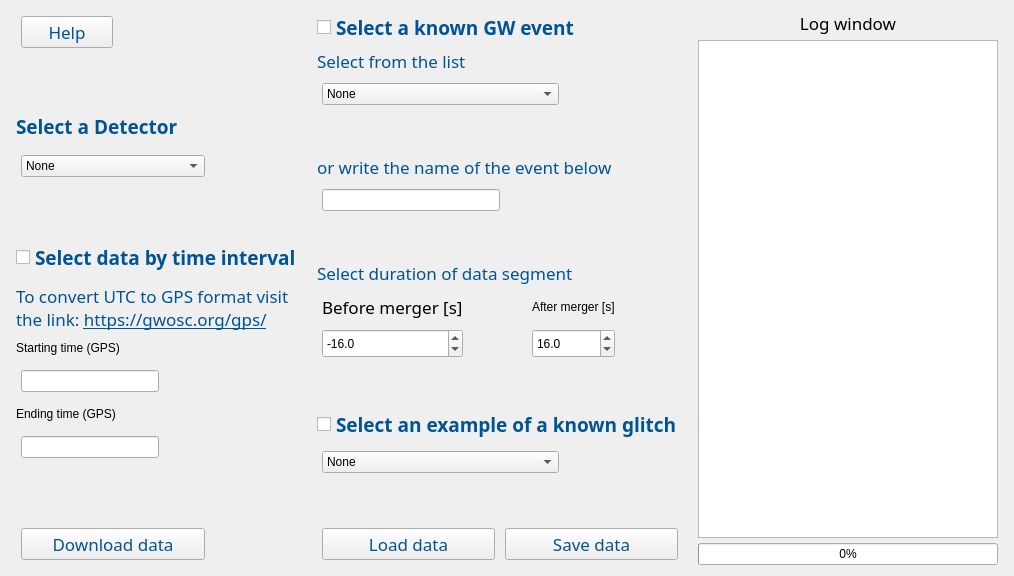
      <widget class="QWidget" name="tab">
       <attribute name="title">
        <string>Get Data</string>
       </attribute>
       <layout class="QGridLayout" name="gridLayout_3">
        <item row="0" column="0">
         <layout class="QHBoxLayout" name="horizontalLayout" stretch="1,1,1">
          <property name="spacing">
           <number>5</number>
          </property>
          <property name="leftMargin">
           <number>0</number>
          </property>
          <property name="topMargin">
           <number>0</number>
          </property>
          <property name="rightMargin">
           <number>0</number>
          </property>
          <property name="bottomMargin">
           <number>0</number>
          </property>
          <item>
           <layout class="QVBoxLayout" name="verticalLayout_3" stretch="0,0,0,0,0,0,0,0,0,0,0,0,0">
            <property name="spacing">
             <number>10</number>
            </property>
            <property name="sizeConstraint">
             <enum>QLayout::SizeConstraint::SetDefaultConstraint</enum>
            </property>
            <property name="leftMargin">
             <number>5</number>
            </property>
            <property name="rightMargin">
             <number>5</number>
            </property>
            <item>
             <layout class="QHBoxLayout" name="horizontalLayout_5" stretch="1,2">
              <property name="spacing">
               <number>5</number>
              </property>
              <property name="leftMargin">
               <number>5</number>
              </property>
              <property name="topMargin">
               <number>5</number>
              </property>
              <property name="rightMargin">
               <number>5</number>
              </property>
              <property name="bottomMargin">
               <number>5</number>
              </property>
              <item>
               <widget class="QPushButton" name="helpButton1">
                <property name="font">
                 <font>
                  <family>Montserrat</family>
                  <pointsize>13</pointsize>
                  <bold>false</bold>
                 </font>
                </property>
                <property name="styleSheet">
                 <string notr="true">color:rgb(0, 84, 147);</string>
                </property>
                <property name="text">
                 <string>Help</string>
                </property>
               </widget>
              </item>
              <item>
               <spacer name="horizontalSpacer">
                <property name="orientation">
                 <enum>Qt::Orientation::Horizontal</enum>
                </property>
                <property name="sizeHint" stdset="0">
                 <size>
                  <width>40</width>
                  <height>20</height>
                 </size>
                </property>
               </spacer>
              </item>
             </layout>
            </item>
            <item>
             <spacer name="verticalSpacer_4">
              <property name="orientation">
               <enum>Qt::Orientation::Vertical</enum>
              </property>
              <property name="sizeHint" stdset="0">
               <size>
                <width>20</width>
                <height>40</height>
               </size>
              </property>
             </spacer>
            </item>
            <item>
             <widget class="QLabel" name="label">
              <property name="font">
               <font>
                <family>Montserrat</family>
                <pointsize>14</pointsize>
                <bold>true</bold>
               </font>
              </property>
              <property name="text">
               <string>&lt;html&gt;&lt;head/&gt;&lt;body&gt;&lt;p&gt;&lt;span style=&quot; color:#005493;&quot;&gt;Select a Detector&lt;/span&gt;&lt;/p&gt;&lt;/body&gt;&lt;/html&gt;</string>
              </property>
             </widget>
            </item>
            <item>
             <layout class="QHBoxLayout" name="horizontalLayout_16" stretch="2,1">
              <property name="leftMargin">
               <number>5</number>
              </property>
              <property name="topMargin">
               <number>5</number>
              </property>
              <property name="rightMargin">
               <number>5</number>
              </property>
              <property name="bottomMargin">
               <number>5</number>
              </property>
              <item>
               <widget class="QComboBox" name="comboBox">
                <item>
                 <property name="text">
                  <string>None</string>
                 </property>
                </item>
                <item>
                 <property name="text">
                  <string>LIGO-Hanford</string>
                 </property>
                </item>
                <item>
                 <property name="text">
                  <string>LIGO-Livingston</string>
                 </property>
                </item>
                <item>
                 <property name="text">
                  <string>Virgo</string>
                 </property>
                </item>
                <item>
                 <property name="text">
                  <string>KAGRA</string>
                 </property>
                </item>
               </widget>
              </item>
              <item>
               <spacer name="horizontalSpacer_2">
                <property name="orientation">
                 <enum>Qt::Orientation::Horizontal</enum>
                </property>
                <property name="sizeHint" stdset="0">
                 <size>
                  <width>40</width>
                  <height>20</height>
                 </size>
                </property>
               </spacer>
              </item>
             </layout>
            </item>
            <item>
             <spacer name="verticalSpacer_3">
              <property name="orientation">
               <enum>Qt::Orientation::Vertical</enum>
              </property>
              <property name="sizeHint" stdset="0">
               <size>
                <width>20</width>
                <height>40</height>
               </size>
              </property>
             </spacer>
            </item>
            <item>
             <widget class="QCheckBox" name="checkBox_GW_TimeInterval">
              <property name="font">
               <font>
                <family>Montserrat</family>
                <pointsize>14</pointsize>
                <bold>true</bold>
               </font>
              </property>
              <property name="toolTip">
               <string>&lt;html&gt;&lt;head/&gt;&lt;body&gt;&lt;p&gt;&lt;span style=&quot; font-size:15px;&quot;&gt;Select this option to download data by specifying a GPS time interval.&lt;/span&gt;&lt;/p&gt;&lt;/body&gt;&lt;/html&gt;</string>
              </property>
              <property name="styleSheet">
               <string notr="true">color: #005493</string>
              </property>
              <property name="text">
               <string>Select data by time interval</string>
              </property>
             </widget>
            </item>
            <item>
             <widget class="QLabel" name="label_8">
              <property name="font">
               <font>
                <family>Montserrat</family>
                <pointsize>13</pointsize>
               </font>
              </property>
              <property name="styleSheet">
               <string notr="true">QLabel {
    color: #005493;  /* Blue color when enabled */
}
QLabel:disabled {
    color: #A0A0A0;  /* Grey color when disabled */
}
QLabel:disabled a {
    color: #A0A0A0;  /* Grey color for links when disabled */
}</string>
              </property>
              <property name="text">
               <string>&lt;html&gt;&lt;head/&gt;&lt;body&gt;&lt;p&gt;To convert UTC to GPS format visit the link: &lt;a href=&quot;https://gwosc.org/gps/&quot;&gt;&lt;span style=&quot; text-decoration: underline; color:#005493;&quot;&gt;https://gwosc.org/gps/&lt;/span&gt;&lt;/a&gt;&lt;/p&gt;&lt;/body&gt;&lt;/html&gt;</string>
              </property>
              <property name="wordWrap">
               <bool>true</bool>
              </property>
             </widget>
            </item>
            <item>
             <widget class="QLabel" name="label_2">
              <property name="text">
               <string>Starting time (GPS)</string>
              </property>
             </widget>
            </item>
            <item>
             <layout class="QHBoxLayout" name="horizontalLayout_17">
              <property name="spacing">
               <number>6</number>
              </property>
              <property name="leftMargin">
               <number>5</number>
              </property>
              <property name="topMargin">
               <number>5</number>
              </property>
              <property name="rightMargin">
               <number>5</number>
              </property>
              <property name="bottomMargin">
               <number>5</number>
              </property>
              <item>
               <widget class="QLineEdit" name="GPSstart"/>
              </item>
              <item>
               <spacer name="horizontalSpacer_6">
                <property name="orientation">
                 <enum>Qt::Orientation::Horizontal</enum>
                </property>
                <property name="sizeHint" stdset="0">
                 <size>
                  <width>40</width>
                  <height>20</height>
                 </size>
                </property>
               </spacer>
              </item>
             </layout>
            </item>
            <item>
             <widget class="QLabel" name="label_3">
              <property name="text">
               <string>Ending time (GPS)</string>
              </property>
             </widget>
            </item>
            <item>
             <layout class="QHBoxLayout" name="horizontalLayout_18">
              <property name="leftMargin">
               <number>5</number>
              </property>
              <property name="topMargin">
               <number>5</number>
              </property>
              <property name="rightMargin">
               <number>5</number>
              </property>
              <property name="bottomMargin">
               <number>5</number>
              </property>
              <item>
               <widget class="QLineEdit" name="GPSend"/>
              </item>
              <item>
               <spacer name="horizontalSpacer_11">
                <property name="orientation">
                 <enum>Qt::Orientation::Horizontal</enum>
                </property>
                <property name="sizeHint" stdset="0">
                 <size>
                  <width>40</width>
                  <height>20</height>
                 </size>
                </property>
               </spacer>
              </item>
             </layout>
            </item>
            <item>
             <spacer name="verticalSpacer">
              <property name="orientation">
               <enum>Qt::Orientation::Vertical</enum>
              </property>
              <property name="sizeHint" stdset="0">
               <size>
                <width>20</width>
                <height>40</height>
               </size>
              </property>
             </spacer>
            </item>
            <item>
             <layout class="QHBoxLayout" name="horizontalLayout_19" stretch="2,1">
              <property name="spacing">
               <number>10</number>
              </property>
              <property name="leftMargin">
               <number>5</number>
              </property>
              <property name="topMargin">
               <number>5</number>
              </property>
              <property name="rightMargin">
               <number>5</number>
              </property>
              <property name="bottomMargin">
               <number>5</number>
              </property>
              <item>
               <widget class="QPushButton" name="pushButton">
                <property name="maximumSize">
                 <size>
                  <width>16777215</width>
                  <height>32</height>
                 </size>
                </property>
                <property name="font">
                 <font>
                  <family>Montserrat</family>
                  <pointsize>13</pointsize>
                 </font>
                </property>
                <property name="toolTip">
                 <string>&lt;html&gt;&lt;head/&gt;&lt;body&gt;&lt;p&gt;&lt;span style=&quot; font-size:15px;&quot;&gt;Download the data and save them in memory for later plotting (no file will be saved in your PC yet).&lt;/span&gt;&lt;/p&gt;&lt;/body&gt;&lt;/html&gt;</string>
                </property>
                <property name="styleSheet">
                 <string notr="true">color:rgb(0, 84, 147);</string>
                </property>
                <property name="text">
                 <string>Download data</string>
                </property>
               </widget>
              </item>
              <item>
               <spacer name="horizontalSpacer_13">
                <property name="orientation">
                 <enum>Qt::Orientation::Horizontal</enum>
                </property>
                <property name="sizeHint" stdset="0">
                 <size>
                  <width>40</width>
                  <height>20</height>
                 </size>
                </property>
               </spacer>
              </item>
             </layout>
            </item>
           </layout>
          </item>
          <item>
           <layout class="QVBoxLayout" name="verticalLayout_2" stretch="0,0,0,0,0,0,0,0,0,0,0,0,0,0">
            <property name="spacing">
             <number>5</number>
            </property>
            <property name="leftMargin">
             <number>5</number>
            </property>
            <property name="rightMargin">
             <number>5</number>
            </property>
            <item>
             <widget class="QCheckBox" name="checkBox_knownGW">
              <property name="font">
               <font>
                <family>Montserrat</family>
                <pointsize>14</pointsize>
                <bold>true</bold>
               </font>
              </property>
              <property name="toolTip">
               <string>&lt;html&gt;&lt;head/&gt;&lt;body&gt;&lt;p&gt;&lt;span style=&quot; font-size:15px;&quot;&gt;Select this option to download data by specifying the event name.&lt;/span&gt;&lt;/p&gt;&lt;/body&gt;&lt;/html&gt;</string>
              </property>
              <property name="styleSheet">
               <string notr="true">color: #005493</string>
              </property>
              <property name="text">
               <string>Select a known GW event</string>
              </property>
             </widget>
            </item>
            <item>
             <widget class="QLabel" name="label_17">
              <property name="font">
               <font>
                <family>Montserrat</family>
                <pointsize>13</pointsize>
               </font>
              </property>
              <property name="styleSheet">
               <string notr="true">QLabel {
    color: #005493;  /* Blue color when enabled */
}
QLabel:disabled {
    color: #A0A0A0;  /* Grey color when disabled */
}</string>
              </property>
              <property name="text">
               <string>Select from the list</string>
              </property>
             </widget>
            </item>
            <item>
             <layout class="QHBoxLayout" name="horizontalLayout_20" stretch="2,1">
              <property name="spacing">
               <number>10</number>
              </property>
              <property name="leftMargin">
               <number>5</number>
              </property>
              <property name="topMargin">
               <number>5</number>
              </property>
              <property name="rightMargin">
               <number>5</number>
              </property>
              <property name="bottomMargin">
               <number>5</number>
              </property>
              <item>
               <widget class="QComboBox" name="comboBox_2">
                <property name="toolTip">
                 <string>&lt;html&gt;&lt;head/&gt;&lt;body&gt;&lt;p&gt;&lt;span style=&quot;font-size: 15px;&quot;&gt;Note that when you select an event from this list the selection via time interval will not be possible.&lt;/span&gt;&lt;/p&gt;&lt;/body&gt;&lt;/html&gt;</string>
                </property>
                <item>
                 <property name="text">
                  <string>None</string>
                 </property>
                </item>
               </widget>
              </item>
              <item>
               <spacer name="horizontalSpacer_14">
                <property name="orientation">
                 <enum>Qt::Orientation::Horizontal</enum>
                </property>
                <property name="sizeHint" stdset="0">
                 <size>
                  <width>40</width>
                  <height>20</height>
                 </size>
                </property>
               </spacer>
              </item>
             </layout>
            </item>
            <item>
             <spacer name="verticalSpacer_7">
              <property name="orientation">
               <enum>Qt::Orientation::Vertical</enum>
              </property>
              <property name="sizeHint" stdset="0">
               <size>
                <width>20</width>
                <height>40</height>
               </size>
              </property>
             </spacer>
            </item>
            <item>
             <widget class="QLabel" name="label_18">
              <property name="font">
               <font>
                <family>Montserrat</family>
                <pointsize>13</pointsize>
               </font>
              </property>
              <property name="styleSheet">
               <string notr="true">QLabel {
    color: #005493;  /* Blue color when enabled */
}
QLabel:disabled {
    color: #A0A0A0;  /* Grey color when disabled */
}</string>
              </property>
              <property name="text">
               <string>or write the name of the event below</string>
              </property>
             </widget>
            </item>
            <item>
             <layout class="QHBoxLayout" name="horizontalLayout_21">
              <property name="spacing">
               <number>10</number>
              </property>
              <property name="leftMargin">
               <number>5</number>
              </property>
              <property name="topMargin">
               <number>5</number>
              </property>
              <property name="rightMargin">
               <number>5</number>
              </property>
              <property name="bottomMargin">
               <number>5</number>
              </property>
              <item>
               <widget class="QLineEdit" name="EventNameTab3_2"/>
              </item>
              <item>
               <spacer name="horizontalSpacer_15">
                <property name="orientation">
                 <enum>Qt::Orientation::Horizontal</enum>
                </property>
                <property name="sizeHint" stdset="0">
                 <size>
                  <width>40</width>
                  <height>20</height>
                 </size>
                </property>
               </spacer>
              </item>
             </layout>
            </item>
            <item>
             <spacer name="verticalSpacer_6">
              <property name="orientation">
               <enum>Qt::Orientation::Vertical</enum>
              </property>
              <property name="sizeHint" stdset="0">
               <size>
                <width>20</width>
                <height>40</height>
               </size>
              </property>
             </spacer>
            </item>
            <item>
             <widget class="QLabel" name="label_14">
              <property name="font">
               <font>
                <family>Montserrat</family>
                <pointsize>13</pointsize>
               </font>
              </property>
              <property name="styleSheet">
               <string notr="true">QLabel {
    color: #005493;  /* Blue color when enabled */
}
QLabel:disabled {
    color: #A0A0A0;  /* Grey color when disabled */
}</string>
              </property>
              <property name="text">
               <string>Select duration of data segment</string>
              </property>
             </widget>
            </item>
            <item>
             <layout class="QGridLayout" name="gridLayout" rowstretch="1,1" columnstretch="0,1,0,1">
              <property name="leftMargin">
               <number>5</number>
              </property>
              <property name="topMargin">
               <number>5</number>
              </property>
              <property name="rightMargin">
               <number>5</number>
              </property>
              <property name="bottomMargin">
               <number>5</number>
              </property>
              <property name="horizontalSpacing">
               <number>5</number>
              </property>
              <property name="verticalSpacing">
               <number>10</number>
              </property>
              <item row="0" column="1">
               <spacer name="horizontalSpacer_17">
                <property name="orientation">
                 <enum>Qt::Orientation::Horizontal</enum>
                </property>
                <property name="sizeHint" stdset="0">
                 <size>
                  <width>40</width>
                  <height>20</height>
                 </size>
                </property>
               </spacer>
              </item>
              <item row="1" column="1">
               <spacer name="horizontalSpacer_16">
                <property name="orientation">
                 <enum>Qt::Orientation::Horizontal</enum>
                </property>
                <property name="sizeHint" stdset="0">
                 <size>
                  <width>40</width>
                  <height>20</height>
                 </size>
                </property>
               </spacer>
              </item>
              <item row="0" column="2">
               <widget class="QLabel" name="label_16">
                <property name="text">
                 <string>After merger [s]</string>
                </property>
                <property name="wordWrap">
                 <bool>true</bool>
                </property>
               </widget>
              </item>
              <item row="0" column="0">
               <widget class="QLabel" name="label_15">
                <property name="font">
                 <font>
                  <family>Montserrat</family>
                  <pointsize>13</pointsize>
                 </font>
                </property>
                <property name="text">
                 <string>Before merger [s]</string>
                </property>
                <property name="wordWrap">
                 <bool>true</bool>
                </property>
               </widget>
              </item>
              <item row="1" column="0">
               <widget class="QDoubleSpinBox" name="doubleSpinBox">
                <property name="minimumSize">
                 <size>
                  <width>0</width>
                  <height>29</height>
                 </size>
                </property>
                <property name="locale">
                 <locale language="English" country="UnitedStates"/>
                </property>
                <property name="decimals">
                 <number>1</number>
                </property>
                <property name="minimum">
                 <double>-100.000000000000000</double>
                </property>
                <property name="singleStep">
                 <double>0.100000000000000</double>
                </property>
                <property name="value">
                 <double>-16.000000000000000</double>
                </property>
               </widget>
              </item>
              <item row="0" column="3">
               <spacer name="horizontalSpacer_19">
                <property name="orientation">
                 <enum>Qt::Orientation::Horizontal</enum>
                </property>
                <property name="sizeHint" stdset="0">
                 <size>
                  <width>40</width>
                  <height>20</height>
                 </size>
                </property>
               </spacer>
              </item>
              <item row="1" column="3">
               <spacer name="horizontalSpacer_20">
                <property name="orientation">
                 <enum>Qt::Orientation::Horizontal</enum>
                </property>
                <property name="sizeHint" stdset="0">
                 <size>
                  <width>40</width>
                  <height>20</height>
                 </size>
                </property>
               </spacer>
              </item>
              <item row="1" column="2">
               <widget class="QDoubleSpinBox" name="doubleSpinBox_2">
                <property name="minimumSize">
                 <size>
                  <width>0</width>
                  <height>29</height>
                 </size>
                </property>
                <property name="locale">
                 <locale language="English" country="UnitedStates"/>
                </property>
                <property name="decimals">
                 <number>1</number>
                </property>
                <property name="minimum">
                 <double>0.000000000000000</double>
                </property>
                <property name="singleStep">
                 <double>0.100000000000000</double>
                </property>
                <property name="value">
                 <double>16.000000000000000</double>
                </property>
               </widget>
              </item>
             </layout>
            </item>
            <item>
             <spacer name="verticalSpacer_5">
              <property name="orientation">
               <enum>Qt::Orientation::Vertical</enum>
              </property>
              <property name="sizeHint" stdset="0">
               <size>
                <width>20</width>
                <height>40</height>
               </size>
              </property>
             </spacer>
            </item>
            <item>
             <widget class="QCheckBox" name="checkBox_knownGlitch">
              <property name="font">
               <font>
                <family>Montserrat</family>
                <pointsize>14</pointsize>
                <bold>true</bold>
               </font>
              </property>
              <property name="toolTip">
               <string>&lt;html&gt;&lt;head/&gt;&lt;body&gt;&lt;p&gt;&lt;span style=&quot; font-size:15px;&quot;&gt;Select this option to download data for a known glitch.&lt;/span&gt;&lt;/p&gt;&lt;/body&gt;&lt;/html&gt;</string>
              </property>
              <property name="styleSheet">
               <string notr="true">color: #005493</string>
              </property>
              <property name="text">
               <string>Select an example of a known glitch</string>
              </property>
             </widget>
            </item>
            <item>
             <layout class="QHBoxLayout" name="horizontalLayout_3" stretch="2,1">
              <property name="leftMargin">
               <number>5</number>
              </property>
              <property name="topMargin">
               <number>5</number>
              </property>
              <property name="rightMargin">
               <number>5</number>
              </property>
              <property name="bottomMargin">
               <number>5</number>
              </property>
              <item>
               <widget class="QComboBox" name="comboBox_3">
                <item>
                 <property name="text">
                  <string>None</string>
                 </property>
                </item>
                <item>
                 <property name="text">
                  <string>Blip</string>
                 </property>
                </item>
               </widget>
              </item>
              <item>
               <spacer name="horizontalSpacer_18">
                <property name="orientation">
                 <enum>Qt::Orientation::Horizontal</enum>
                </property>
                <property name="sizeHint" stdset="0">
                 <size>
                  <width>40</width>
                  <height>20</height>
                 </size>
                </property>
               </spacer>
              </item>
             </layout>
            </item>
            <item>
             <spacer name="verticalSpacer_2">
              <property name="orientation">
               <enum>Qt::Orientation::Vertical</enum>
              </property>
              <property name="sizeHint" stdset="0">
               <size>
                <width>20</width>
                <height>40</height>
               </size>
              </property>
             </spacer>
            </item>
            <item>
             <layout class="QHBoxLayout" name="horizontalLayout_2">
              <property name="spacing">
               <number>10</number>
              </property>
              <property name="leftMargin">
               <number>5</number>
              </property>
              <property name="topMargin">
               <number>5</number>
              </property>
              <property name="rightMargin">
               <number>5</number>
              </property>
              <property name="bottomMargin">
               <number>5</number>
              </property>
              <item>
               <widget class="QPushButton" name="pushButton_6">
                <property name="font">
                 <font>
                  <family>Montserrat</family>
                  <pointsize>13</pointsize>
                 </font>
                </property>
                <property name="toolTip">
                 <string>&lt;html&gt;&lt;head/&gt;&lt;body&gt;&lt;p&gt;&lt;span style=&quot;font-size:15px;&quot;&gt;Loads data previously downloaded with the App or GWOSC.&lt;/span&gt;&lt;/p&gt;&lt;/body&gt;&lt;/html&gt;</string>
                </property>
                <property name="styleSheet">
                 <string notr="true">color:rgb(0, 84, 147);</string>
                </property>
                <property name="text">
                 <string>Load data</string>
                </property>
               </widget>
              </item>
              <item>
               <widget class="QPushButton" name="pushButton_7">
                <property name="font">
                 <font>
                  <family>Montserrat</family>
                  <pointsize>13</pointsize>
                 </font>
                </property>
                <property name="toolTip">
                 <string>&lt;html&gt;&lt;head/&gt;&lt;body&gt;&lt;p&gt;&lt;span style=&quot;font-size:15px;&quot;&gt;Saves the data in one of the supported formats (hdf5, gwf or txt).&lt;/span&gt;&lt;/p&gt;&lt;/body&gt;&lt;/html&gt;</string>
                </property>
                <property name="styleSheet">
                 <string notr="true">color:rgb(0, 84, 147);</string>
                </property>
                <property name="text">
                 <string>Save data</string>
                </property>
               </widget>
              </item>
             </layout>
            </item>
           </layout>
          </item>
          <item>
           <layout class="QVBoxLayout" name="verticalLayout">
            <property name="spacing">
             <number>5</number>
            </property>
            <property name="leftMargin">
             <number>5</number>
            </property>
            <property name="topMargin">
             <number>0</number>
            </property>
            <property name="rightMargin">
             <number>5</number>
            </property>
            <property name="bottomMargin">
             <number>0</number>
            </property>
            <item>
             <widget class="QLabel" name="label_30">
              <property name="font">
               <font>
                <family>Montserrat</family>
                <pointsize>13</pointsize>
                <bold>false</bold>
               </font>
              </property>
              <property name="text">
               <string>&lt;html&gt;&lt;head/&gt;&lt;body&gt;&lt;p align=&quot;center&quot;&gt;Log window&lt;/p&gt;&lt;/body&gt;&lt;/html&gt;</string>
              </property>
             </widget>
            </item>
            <item>
             <widget class="QTextBrowser" name="textBrowser">
              <property name="minimumSize">
               <size>
                <width>300</width>
                <height>0</height>
               </size>
              </property>
              <property name="font">
               <font>
                <family>Times New Roman</family>
                <pointsize>14</pointsize>
               </font>
              </property>
             </widget>
            </item>
            <item>
             <widget class="QProgressBar" name="Download_progressBar">
              <property name="toolTip">
               <string>&lt;html&gt;&lt;head/&gt;&lt;body&gt;&lt;p&gt;&lt;span style=&quot;color:#005493;font-size:15px;&quot;&gt;Displays download progress.&lt;/span&gt;&lt;/p&gt;&lt;/body&gt;&lt;/html&gt;</string>
              </property>
              <property name="maximum">
               <number>100</number>
              </property>
              <property name="value">
               <number>0</number>
              </property>
             </widget>
            </item>
           </layout>
          </item>
         </layout>
        </item>
       </layout>
      </widget>
